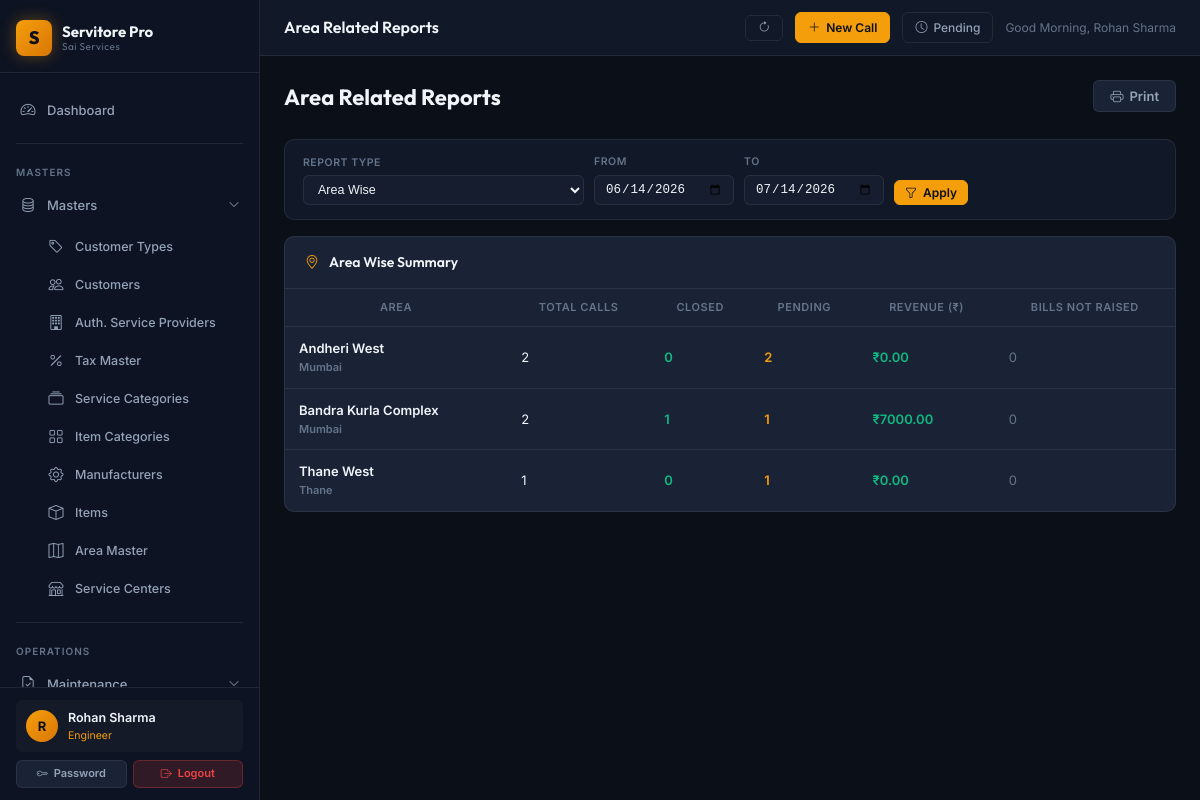
/reports/area-reports (signed in), run on the app's committed database.
### app/models/user.py (models this page shows, shortened)
class User(db.Model, UserMixin):
    __tablename__ = 'users'
    id = db.Column(db.Integer, primary_key=True)
    username = db.Column(db.String(64), unique=True, nullable=False, index=True)
    email = db.Column(db.String(120), unique=True, nullable=False)
    full_name = db.Column(db.String(120), nullable=False, default='')
    password_hash = db.Column(db.String(256), nullable=False)
    role = db.Column(db.String(20), nullable=False, default='Viewer')
    is_active = db.Column(db.Boolean, nullable=False, default=True)
    phone = db.Column(db.String(20), nullable=True)
    area_id = db.Column(db.Integer, db.ForeignKey('area_masters.id'), nullable=True)
    created_at = db.Column(db.DateTime, default=datetime.utcnow)
    last_login_at = db.Column(db.DateTime, nullable=True)
    area = db.relationship('AreaMaster', foreign_keys=[area_id], lazy='select')

### app/models/area_master.py (models this page shows, shortened)
class AreaMaster(db.Model):
    __tablename__ = 'area_masters'
    id = db.Column(db.Integer, primary_key=True)
    name = db.Column(db.String(100), unique=True, nullable=False)
    city = db.Column(db.String(100), nullable=True)
    state = db.Column(db.String(100), nullable=True)
    pincode = db.Column(db.String(10), nullable=True)
    created_at = db.Column(db.DateTime, default=datetime.utcnow)
    customers = db.relationship('Customer', backref='area', lazy=True)

### app/models/service_call.py (models this page shows, shortened)
class ServiceCall(db.Model):
    __tablename__ = 'service_calls'
    id = db.Column(db.Integer, primary_key=True)
    call_no = db.Column(db.String(50), unique=True, nullable=False)
    customer_id = db.Column(db.Integer, db.ForeignKey('customers.id'), nullable=False)
    item_id = db.Column(db.Integer, db.ForeignKey('items.id'), nullable=True)
    item_name = db.Column(db.String(150), nullable=True)  # free text
    serial_no = db.Column(db.String(100), nullable=True)
    problem_description = db.Column(db.Text, nullable=False)
    service_category_id = db.Column(db.Integer, db.ForeignKey('service_categories.id'), nullable=True)
    area_id = db.Column(db.Integer, db.ForeignKey('area_masters.id'), nullable=True)
    asp_id = db.Column(db.Integer, db.ForeignKey('asps.id'), nullable=True)
    engineer_id = db.Column(db.Integer, db.ForeignKey('users.id'), nullable=True)
    call_date = db.Column(db.Date, nullable=False, default=datetime.utcnow)
    schedule_date = db.Column(db.Date, nullable=True)
    deadline_date = db.Column(db.Date, nullable=True)
    closed_date = db.Column(db.DateTime, nullable=True)
    status = db.Column(db.String(50), default=STATUS_UNASSIGNED)
    is_priority = db.Column(db.Boolean, default=False)
    is_deadline = db.Column(db.Boolean, default=False)
    resolution = db.Column(db.Text, nullable=True)
    spare_required = db.Column(db.Boolean, default=False)
    spare_details = db.Column(db.String(255), nullable=True)
    labour_charge = db.Column(db.Float, default=0.0)
    spare_charge = db.Column(db.Float, default=0.0)
    total_amount = db.Column(db.Float, default=0.0)
    bill_no = db.Column(db.String(50), nullable=True)
    remarks = db.Column(db.Text, nullable=True)
    created_at = db.Column(db.DateTime, default=datetime.utcnow)
    created_by = db.Column(db.Integer, db.ForeignKey('users.id'), nullable=True)
    item = db.relationship('Item', foreign_keys=[item_id], lazy='select')
    service_category = db.relationship('ServiceCategory', foreign_keys=[service_category_id], lazy='select')
    area = db.relationship('AreaMaster', foreign_keys=[area_id], lazy='select')
    asp = db.relationship('AuthorisedServiceProvider', foreign_keys=[asp_id], lazy='select')
    engineer = db.relationship('User', foreign_keys=[engineer_id], lazy='select')
    creator = db.relationship('User', foreign_keys=[created_by], lazy='select')

### app/blueprints/reports/routes.py (the view)
@reports_bp.route('/area-reports')
@login_required
def area_reports():
    df, dt, date_from, date_to = _date_range()
    report_type = request.args.get('type', 'area_wise')
    areas = AreaMaster.query.order_by(AreaMaster.name).all()
    customers = Customer.query.order_by(Customer.name).all()
    engineers = User.query.filter(User.role.in_(['Engineer', 'Admin', 'Manager'])).all()
    data = []
    for area in areas:
        area_calls = ServiceCall.query.filter_by(area_id=area.id).filter(
            ServiceCall.call_date >= df, ServiceCall.call_date <= dt
        )
        calls = area_calls.all()
        if calls or report_type == 'area_wise':
            data.append({
                'area': area,
                'total': len(calls),
                'closed': sum(1 for c in calls if c.status == STATUS_CLOSED),
                'pending': sum(1 for c in calls if c.status != STATUS_CLOSED),
                'revenue': sum(c.total_amount for c in calls if c.status == STATUS_CLOSED),
                'bills_not_raised': sum(1 for c in calls if c.status == STATUS_CLOSED and c.total_amount == 0),
                'payment_pending': sum(c.total_amount for c in calls if c.status == STATUS_CLOSED),
            })
    return render_template('reports/area_reports.html', data=data, report_type=report_type,
                           date_from=date_from, date_to=date_to)

### app/blueprints/reports/routes.py (called while the page is built)
def _date_range():
    date_from = request.args.get('date_from', (date.today() - timedelta(days=30)).isoformat())
    date_to = request.args.get('date_to', date.today().isoformat())
    return date.fromisoformat(date_from), date.fromisoformat(date_to), date_from, date_to

### app/templates/reports/area_reports.html (shortened to what this page needs)
{% extends 'layouts/base.html' %}
{% block topbar_title %}Area Related Reports{% endblock %}
{% block content %}
<div class="page-header"><div><div class="page-title">Area Related Reports</div></div><button onclick="window.print()" class="btn btn-secondary no-print"><i class="bi bi-printer"></i> Print</button></div>
<div class="filters-bar no-print">
  <form method="GET" style="display:contents;">
    <div class="filter-group"><div class="filter-label">Report Type</div>
      <select name="type" class="filter-control">
        <option value="area_wise" {% if report_type=='area_wise' %}selected{% endif %}>Area Wise</option>
      </select>
    </div>
    <div class="filter-group"><div class="filter-label">From</div><input type="date" name="date_from" class="filter-control" value="{{ date_from }}"></div>
    <div class="filter-group"><div class="filter-label">To</div><input type="date" name="date_to" class="filter-control" value="{{ date_to }}"></div>
    <button type="submit" class="btn btn-primary btn-sm" style="align-self:flex-end;"><i class="bi bi-funnel"></i> Apply</button>
  </form>
</div>
<div class="card">
  <div class="card-header"><i class="bi bi-geo-alt text-accent"></i><span class="card-header-title">Area Wise Summary</span></div>
  <div class="table-responsive">
    {% if data %}
    <table class="data-table">
      <thead><tr><th>Area</th><th>Total Calls</th><th>Closed</th><th>Pending</th><th>Revenue (₹)</th><th>Bills Not Raised</th></tr></thead>
      <tbody>
        {% for d in data %}
        <tr>
          <td class="fw-600">{{ d.area.name }}{% if d.area.city %}<div style="font-size:11px;color:var(--text-muted);">{{ d.area.city }}</div>{% endif %}</td>
          <td>{{ d.total }}</td>
          <td style="color:var(--status-closed);font-weight:600;">{{ d.closed }}</td>
          <td style="color:var(--status-pending);font-weight:600;">{{ d.pending }}</td>
          <td style="color:var(--status-closed);font-weight:600;">₹{{ '%.2f'|format(d.revenue) }}</td>
          <td style="color:{% if d.bills_not_raised > 0 %}var(--status-deadline){% else %}var(--text-muted){% endif %};">{{ d.bills_not_raised }}</td>
        </tr>
        {% endfor %}
      </tbody>
    </table>
    {% else %}
    <div class="empty-state"><i class="bi bi-geo-alt"></i><h3>No data</h3><p>No area data for the selected period.</p></div>
    {% endif %}
  </div>
</div>
{% endblock %}

### app/templates/layouts/base.html (shortened to what this page needs)
<!DOCTYPE html>
<html lang="en">
<head>
  <link rel="stylesheet" href="https://cdn.jsdelivr.net/npm/bootstrap-icons@1.11.3/font/bootstrap-icons.min.css">
  <link rel="stylesheet" href="{{ url_for('static', filename='css/main.css') }}">
</head>
<body>
<div class="app-shell">
  <aside class="sidebar" id="sidebar">
    <div class="sidebar-brand">
      <div class="brand-icon">S</div>
      <div class="brand-text">
        Servitore Pro
        <small>Sai Services</small>
      </div>
    </div>
    <nav style="flex:1; padding: 8px 0; overflow-y: auto;">
      <div class="nav-section">
        <a href="{{ url_for('dashboard.index') }}" class="nav-link {% if request.blueprint == 'dashboard' %}active{% endif %}">
          <i class="bi bi-speedometer2"></i> Dashboard
        </a>
      </div>
      <div class="divider" style="margin: 4px 16px;"></div>
      <div class="nav-section">
        <div class="nav-section-label">Masters</div>
        <div class="nav-item">
          <a class="nav-link" data-bs-toggle="collapse" href="#mastersMenu" role="button"
             aria-expanded="{% if request.blueprint == 'masters' %}true{% else %}false{% endif %}">
            <i class="bi bi-database"></i>
            <span>Masters</span>
            <i class="bi bi-chevron-down nav-arrow"></i>
          </a>
          <div class="collapse {% if request.blueprint == 'masters' %}show{% endif %}" id="mastersMenu">
            <ul class="nav-submenu">
              <li><a href="{{ url_for('masters.customer_types') }}" class="nav-link {% if request.path.startswith('/masters/customer-type') %}active{% endif %}"><i class="bi bi-tag"></i> Customer Types</a></li>
              <li><a href="{{ url_for('masters.customers') }}" class="nav-link {% if request.path.startswith('/masters/customer') and 'type' not in request.path %}active{% endif %}"><i class="bi bi-people"></i> Customers</a></li>
              <li><a href="{{ url_for('masters.asps') }}" class="nav-link {% if request.path.startswith('/masters/asp') %}active{% endif %}"><i class="bi bi-building"></i> Auth. Service Providers</a></li>
              <li><a href="{{ url_for('masters.taxes') }}" class="nav-link {% if request.path.startswith('/masters/tax') %}active{% endif %}"><i class="bi bi-percent"></i> Tax Master</a></li>
              <li><a href="{{ url_for('masters.service_categories') }}" class="nav-link {% if request.path.startswith('/masters/service-cat') %}active{% endif %}"><i class="bi bi-collection"></i> Service Categories</a></li>
              <li><a href="{{ url_for('masters.item_categories') }}" class="nav-link {% if request.path.startswith('/masters/item-cat') %}active{% endif %}"><i class="bi bi-grid"></i> Item Categories</a></li>
              <li><a href="{{ url_for('masters.manufacturers') }}" class="nav-link {% if request.path.startswith('/masters/manufacturer') %}active{% endif %}"><i class="bi bi-gear"></i> Manufacturers</a></li>
              <li><a href="{{ url_for('masters.items') }}" class="nav-link {% if request.path.startswith('/masters/item') and 'cat' not in request.path %}active{% endif %}"><i class="bi bi-box"></i> Items</a></li>
              <li><a href="{{ url_for('masters.areas') }}" class="nav-link {% if request.path.startswith('/masters/area') %}active{% endif %}"><i class="bi bi-map"></i> Area Master</a></li>
              <li><a href="{{ url_for('masters.service_centers') }}" class="nav-link {% if request.path.startswith('/masters/service-center') %}active{% endif %}"><i class="bi bi-shop"></i> Service Centers</a></li>
            </ul>
          </div>
        </div>
      </div>
      <div class="divider" style="margin: 4px 16px;"></div>
      <div class="nav-section">
        <div class="nav-section-label">Operations</div>
        <div class="nav-item">
          <a class="nav-link" data-bs-toggle="collapse" href="#maintenanceMenu" role="button"
             aria-expanded="{% if request.blueprint == 'maintenance' %}true{% else %}false{% endif %}">
            <i class="bi bi-file-earmark-check"></i>
            <span>Maintenance</span>
            <i class="bi bi-chevron-down nav-arrow"></i>
          </a>
        </div>
      </div>
    </nav>
    <div class="sidebar-footer">
      {% if current_user.is_authenticated %}
      <div class="sidebar-user">
        <div class="user-avatar">{{ (current_user.full_name or current_user.username)[0]|upper }}</div>
        <div class="user-info">
          <div class="user-name">{{ current_user.full_name or current_user.username }}</div>
          <div class="user-role">{{ current_user.role }}</div>
        </div>
      </div>
      <div style="display:flex; gap:6px; margin-top:8px;">
        <a href="{{ url_for('auth.change_password') }}" class="btn btn-secondary btn-sm" style="flex:1; justify-content:center; font-size:11px;"><i class="bi bi-key"></i> Password</a>
        <a href="{{ url_for('auth.logout') }}" class="btn btn-danger btn-sm" style="flex:1; justify-content:center; font-size:11px;"><i class="bi bi-box-arrow-right"></i> Logout</a>
      </div>
      {% endif %}
    </div>
  </aside>
  <div class="main-wrapper">
    <header class="topbar">
      <div>
        <div class="topbar-title font-outfit">{% block topbar_title %}Servitore Pro{% endblock %}</div>
      </div>
      <div class="topbar-actions">
        <button onclick="window.location.reload();" class="topbar-btn" title="Refresh Page">
          <i class="bi bi-arrow-clockwise"></i>
        </button>
        <a href="{{ url_for('service.register') }}" class="topbar-btn primary" title="Service Call Register (F3)">
          <i class="bi bi-plus-lg"></i> New Call
        </a>
        <a href="{{ url_for('service.pending_calls') }}" class="topbar-btn" title="Pending Calls (Ctrl+P)">
          <i class="bi bi-clock"></i>
          <span class="d-none d-sm-inline">Pending</span>
        </a>
        {% if current_user.is_authenticated %}
        <span style="font-size:12px; color:var(--text-muted);" id="header-greeting" data-name="{{ current_user.full_name or current_user.username }}"></span>
        {% endif %}
      </div>
    </header>
    <main class="content-area">
      {% block content %}{% endblock %}
    </main>
  </div>
</div>
</body>
</html>

### data on the page
User: full_name "R", full_name "Rohan Sharma", role "Engineer"
AreaMaster: area.name "Andheri West", area.city "Mumbai"
ServiceCall: area.name "Bandra Kurla Complex", area.city "Mumbai", total "2", closed "1", pending "1", revenue "7000.00", bills_not_raised "0"
AreaMaster: area.name "Thane West", area.city "Thane"

### other printed values
{{ d.total }} "2" "1"
{{ d.closed }} "0" "0"
{{ d.pending }} "2" "1"
{{ '%.2f'|format(d.revenue) }} "0.00" "0.00"
{{ d.bills_not_raised }} "0" "0"
